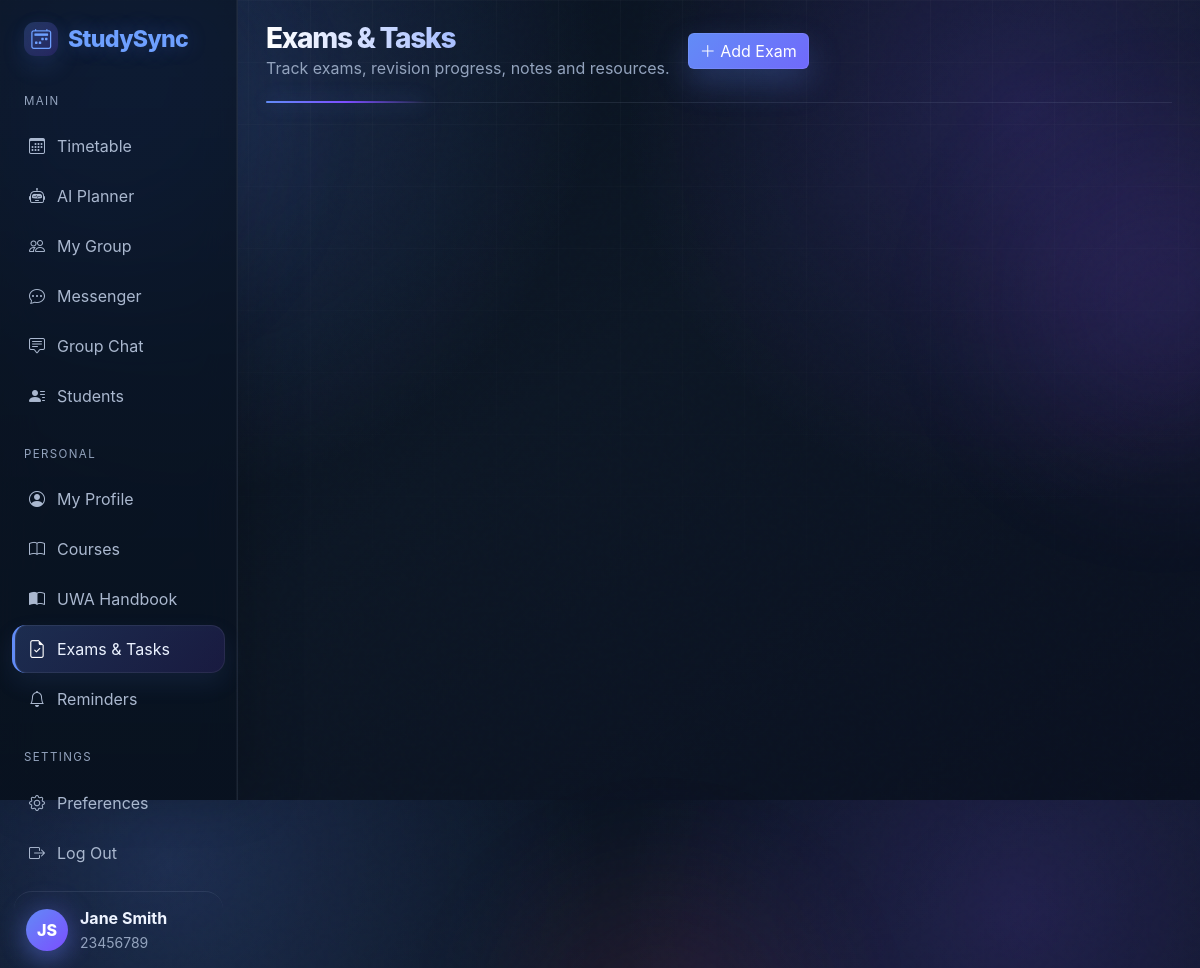
Page /exams (signed in) on the committed database.
### studysync_/studysync/app/models.py (models this page shows, shortened)
class User(UserMixin, db.Model):
    id = db.Column(db.Integer, primary_key=True)
    name = db.Column(db.String(80), nullable=False)
    uwa_id = db.Column(db.String(20), nullable=False, default="")
    email = db.Column(db.String(120), nullable=False, unique=True, index=True)
    password_hash = db.Column(db.String(255), nullable=False)
    avatar_color = db.Column(db.String(30), default="primary")
    program = db.Column(db.String(120), default="Master of Information Technology")
    year_level = db.Column(db.String(40), default="Postgraduate")
    bio = db.Column(db.Text, default="")
    skills = db.Column(db.String(255), default="")
    study_goal = db.Column(db.String(255), default="")
    availability = db.Column(db.String(255), default="")
    preferred_contact = db.Column(db.String(120), default="StudySync Messenger")
    show_email = db.Column(db.Boolean, default=True)
    created_at = db.Column(db.DateTime, default=utcnow)
    events = db.relationship("Event", back_populates="owner", cascade="all, delete-orphan")
    exams = db.relationship("Exam", back_populates="owner", cascade="all, delete-orphan")
    reminders = db.relationship("Reminder", back_populates="owner", cascade="all, delete-orphan")
    chat_messages = db.relationship("ChatMessage", back_populates="owner", cascade="all, delete-orphan")
    sent_messages = db.relationship("DirectMessage", foreign_keys="DirectMessage.sender_id", back_populates="sender", cascade="all, delete-orphan")
    received_messages = db.relationship("DirectMessage", foreign_keys="DirectMessage.receiver_id", back_populates="receiver", cascade="all, delete-orphan")
    group_messages = db.relationship("GroupMessage", back_populates="sender", cascade="all, delete-orphan")
    @property
    def initials(self) -> str:
        parts = [p[0].upper() for p in self.name.split() if p]
        return "".join(parts[:2]) or "U"

### studysync_/studysync/app/routes/main.py (the view)
@main_bp.route("/exams")
@login_required
def exams():
    exams = Exam.query.filter_by(owner_id=current_user.id).order_by(Exam.starts_at.asc()).all()
    return render_template("pages/exams.html", exams=exams, form=ExamForm())

### studysync_/studysync/app/models.py (called while the page is built)
@login_manager.user_loader
def load_user(user_id: str) -> User | None:
    return db.session.get(User, int(user_id)) if user_id.isdigit() else None

    @property
    def progress(self) -> int:
        if not self.topics:
            return 0
        done_count = sum(1 for topic in self.topics if topic.status == "Done")
        return round(done_count / len(self.topics) * 100)

### studysync_/studysync/app/templates/pages/exams.html (shortened to what this page needs)
{% extends "base.html" %}
{% block content %}
<header class="topbar">
    <div>
        <h1>Exams & Tasks</h1>
        <p class="muted mb-0">Track exams, revision progress, notes and resources.</p>
    </div>
    <button class="btn btn-primary" data-bs-toggle="modal" data-bs-target="#examModal"><i class="bi bi-plus-lg"></i> Add Exam</button>
</header>
<div class="row g-4">
    {% for exam in exams %}
    <div class="col-lg-6">
    </div>
    {% endfor %}
</div>
{% endblock %}

### studysync_/studysync/app/templates/base.html (shortened to what this page needs)
<!doctype html>
<html lang="en" data-bs-theme="dark">
<head>
    <link href="https://cdn.jsdelivr.net/npm/bootstrap@5.3.3/dist/css/bootstrap.min.css" rel="stylesheet">
    <link href="https://cdn.jsdelivr.net/npm/bootstrap-icons@1.11.3/font/bootstrap-icons.css" rel="stylesheet">
    <link href="{{ url_for('static', filename='css/styles.css') }}" rel="stylesheet">
</head>
<body>
<div class="aurora-bg" aria-hidden="true"><span class="orb orb-one"></span><span class="orb orb-two"></span><span class="orb orb-three"></span></div>
<div class="grain-overlay" aria-hidden="true"></div>
<div class="app-shell">
    <aside class="sidebar">
        <a class="brand" href="{{ url_for('main.timetable') }}"><i class="bi bi-calendar2-week"></i><span>StudySync</span></a>
        <nav class="nav-block">
            <div class="nav-heading">Main</div>
            <a class="nav-link {{ 'active' if request.endpoint == 'main.timetable' }}" href="{{ url_for('main.timetable') }}"><i class="bi bi-calendar3"></i> Timetable</a>
            <a class="nav-link {{ 'active' if request.endpoint == 'main.ai_planner' }}" href="{{ url_for('main.ai_planner') }}"><i class="bi bi-robot"></i> AI Planner</a>
            <a class="nav-link {{ 'active' if request.endpoint == 'main.group' }}" href="{{ url_for('main.group') }}"><i class="bi bi-people"></i> My Group</a>
            <a class="nav-link {{ 'active' if request.endpoint == 'main.messages' }}" href="{{ url_for('main.messages') }}"><i class="bi bi-chat-dots"></i> Messenger</a>
            <a class="nav-link {{ 'active' if request.endpoint == 'main.group_chat' }}" href="{{ url_for('main.group_chat') }}"><i class="bi bi-chat-square-text"></i> Group Chat</a>
            <a class="nav-link {{ 'active' if request.endpoint in ['main.students','main.student_profile'] }}" href="{{ url_for('main.students') }}"><i class="bi bi-person-lines-fill"></i> Students</a>
        </nav>
        <nav class="nav-block">
            <div class="nav-heading">Personal</div>
            <a class="nav-link {{ 'active' if request.endpoint == 'main.profile' }}" href="{{ url_for('main.profile') }}"><i class="bi bi-person-circle"></i> My Profile</a>
            <a class="nav-link {{ 'active' if request.endpoint in ['main.courses','main.course_detail'] }}" href="{{ url_for('main.courses') }}"><i class="bi bi-book"></i> Courses</a>
            <a class="nav-link {{ 'active' if request.endpoint == 'main.handbook' }}" href="{{ url_for('main.handbook') }}"><i class="bi bi-book-half"></i> UWA Handbook</a>
            <a class="nav-link {{ 'active' if request.endpoint in ['main.exams','main.exam_detail'] }}" href="{{ url_for('main.exams') }}"><i class="bi bi-file-earmark-check"></i> Exams & Tasks</a>
            <a class="nav-link {{ 'active' if request.endpoint == 'main.reminders' }}" href="{{ url_for('main.reminders') }}"><i class="bi bi-bell"></i> Reminders</a>
        </nav>
        <nav class="nav-block">
            <div class="nav-heading">Settings</div>
            <a class="nav-link {{ 'active' if request.endpoint == 'main.preferences' }}" href="{{ url_for('main.preferences') }}"><i class="bi bi-gear"></i> Preferences</a>
            <a class="nav-link {{ 'active' if request.endpoint == 'auth.logout' }}" href="{{ url_for('auth.logout') }}"><i class="bi bi-box-arrow-right"></i> Log Out</a>
        </nav>
        <a class="sidebar-user sidebar-user-link" href="{{ url_for('main.profile') }}">
            <div class="avatar avatar-{{ current_user.avatar_color }}">{{ current_user.initials }}</div>
            <div>
                <strong>{{ current_user.name }}</strong><br>
                <small>{{ current_user.uwa_id }}</small>
            </div>
        </a>
    </aside>
    <main class="content-area page-enter">
        {% block content %}{% endblock %}
    </main>
</div>
<div class="toast-container position-fixed bottom-0 end-0 p-3" id="toastContainer"></div>
</body>
</html>

### rows in the picture
User: initials "JS", name "Jane Smith", uwa_id "23456789"
